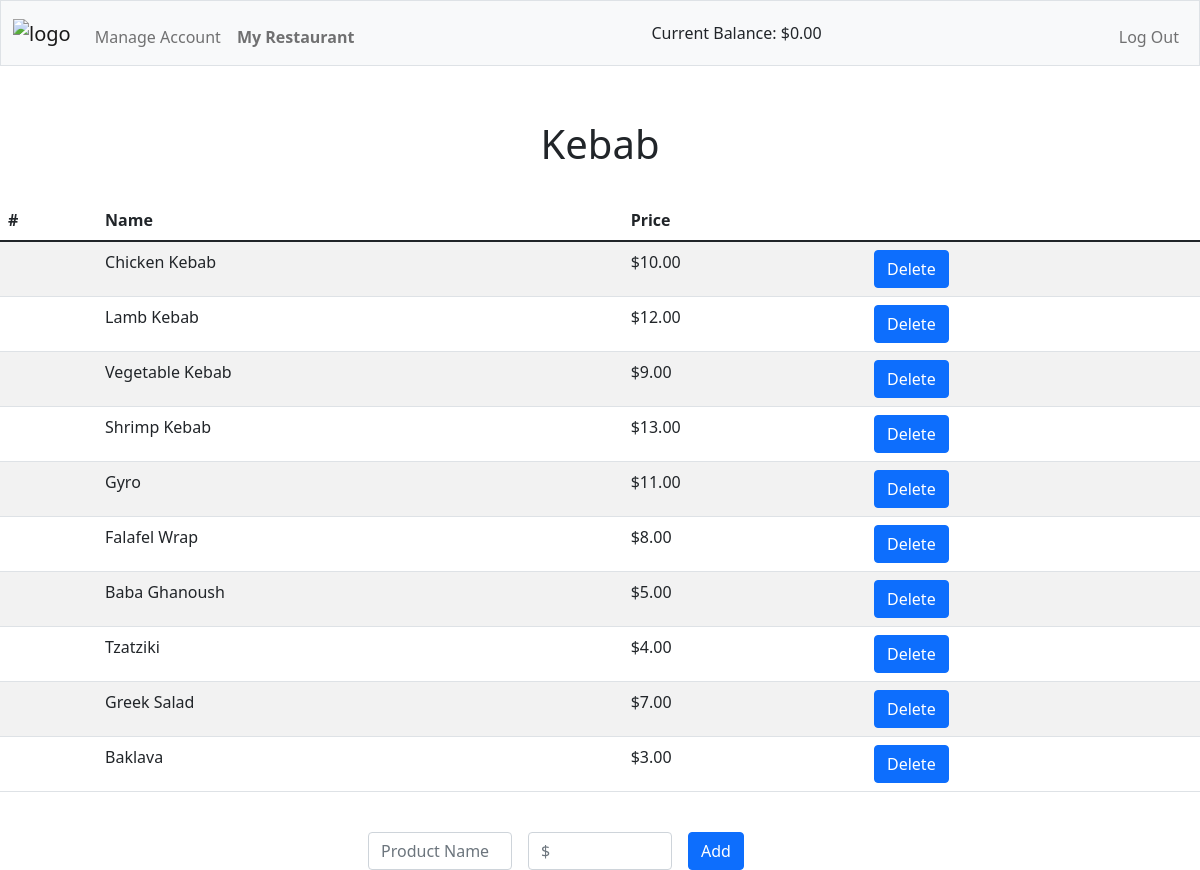
The app's page /restaurant (signed in) with its own data.
### tables this page shows
CREATE TABLE 'users' ('id' INTEGER PRIMARY KEY AUTOINCREMENT NOT NULL, 'username' TEXT, 'name' TEXT, 'surname' TEXT, 'email' TEXT, 'address' TEXT, 'hash' TEXT, 'cash' REAL DEFAULT 0 , 'status' TEXT DEFAULT 'user');

CREATE TABLE 'restaurant' ('id' INTEGER PRIMARY KEY AUTOINCREMENT NOT NULL, 'name' TEXT, 'description' TEXT, 'owner' TEXT);

CREATE TABLE 'products' ('id' INTEGER PRIMARY KEY AUTOINCREMENT NOT NULL, 'name' TEXT, 'price' REAL,'owner' TEXT);

### app.py (the view, shortened to what this page needs)
@app.route("/restaurant", methods=["GET", "POST"])
@login_required
def restaurant():
    if request.method == "GET":
        user_id = session["user_id"]
        user_name = db.execute("SELECT username FROM users WHERE id = ?", user_id)
        user_name = user_name[0]["username"]
        restaurant_name = db.execute("SELECT name FROM restaurant WHERE owner = ?", user_name)
        restaurant_name = restaurant_name[0]["name"]
        products = db.execute("SELECT name, price FROM products WHERE owner = ?", user_name)
        return render_template("restaurant.html", restaurant_name=restaurant_name, products=products)

### app.py (called while the page is built)
@app.after_request
def after_request(response):
    response.headers["Cache-Control"] = "no-cache, no-store, must-revalidate"
    response.headers["Expires"] = 0
    response.headers["Pragma"] = "no-cache"
    return response

@app.context_processor
def inject():
    user_id = session.get("user_id")
    current_person = db.execute("SELECT * FROM users WHERE id = ?", user_id)
    return dict(current_person=current_person, usd=usd)

### helpers.py (called while the page is built)
def login_required(f):
    @wraps(f)
    def decorated_function(*args, **kwargs):
        if session.get("user_id") is None:
            return redirect("/login")
        return f(*args, **kwargs)
    return decorated_function

def usd(value):
    return f"${value:,.2f}"

### templates/restaurant.html (shortened to what this page needs)
{% extends "layout.html" %}
{% block header %}
    {{ restaurant_name }}
{% endblock %}
{% block main %}
    {% if current_person[0]["status"] == "owner" %}
        <table class="table table-striped">
            <thead>
                <tr>
                    <th scope="col">#</th>
                    <th scope="col">Name</th>
                    <th scope="col">Price</th>
                    <th scope="col"></th>
                </tr>
            </thead>
            <tbody>
                {% for product in products %}
                    <tr>
                        <td></td>
                        <td>{{ product["name"] }}</td>
                        <td>{{ usd(product["price"]) }}</td>
                        <td>
                            <form action="/restaurant" method="post">
                                <button class="btn btn-primary" type="submit" name="action" value="Delete">Delete</button>
                            </form>
                        </td>
                    </tr>
                {% endfor %}
             </tbody>
        </table>
        <br>
        <div>
            <form class="row g-3" action="/restaurant" method="post">
                <div class="col-md-4">
                    <input autocomplete="off" class="form-control" name="product" placeholder="Product Name" type="text">
                </div>
                <div class="col-md-4">
                    <input autocomplete="off" class="form-control" name="price"  placeholder="$" type="number" min="1" step="0.01">
                </div>
                <div class="col-md-4">
                    <button class="btn btn-primary" type="submit" name="action" value="Add">Add</button>
                </div>
            </form>
        </div>
    {% else %}
        <div class="warning-text">
            <h1><b>You should not be here!!!</b></h1>
        </div>
    {% endif %}
{% endblock %}

### templates/layout.html (shortened to what this page needs)
<!DOCTYPE html>
<html lang="en">
    <head>
        <link href="https://cdn.jsdelivr.net/npm/bootstrap@5.1.3/dist/css/bootstrap.min.css" rel="stylesheet">
        <link href="static/styles.css" rel="stylesheet">
    </head>
    <body>
        <nav class="bg-light border navbar navbar-expand-md navbar-light">
            <div class="container-fluid">
                <a class="navbar-brand" href="/"><img src="static/food.png" alt="logo" width="50"></a>
                <div class="collapse navbar-collapse" id="navbar">
                    {% if session["user_id"] %}
                        <ul class="navbar-nav me-auto mt-2">
                            <li class="nav-item"><a class="nav-link" href="/manage">Manage Account</a></li>
                            {% if current_person[0]["status"] == "admin" %}
                                <li class="nav-item"><a class="nav-link" href="/requests"><b>Requests</b></a></li>
                            {% elif current_person[0]["status"] == "owner" %}
                                <li class="nav-item"><a class="nav-link" href="/restaurant"><b>My Restaurant</b></a></li>
                            {% else %}
                                <li class="nav-item"><a class="nav-link" href="/partnership"><b>Become Partner</b></a></li>
                            {% endif %}
                        </ul>
                        <div>
                            Current Balance: {{ usd(current_person[0]['cash']) }}
                        </div>
                        <ul class="navbar-nav ms-auto mt-2">
                            <li class="nav-item"><a class="nav-link" href="/logout">Log Out</a></li>
                        </ul>
                    {% else %}
                        <ul class="navbar-nav ms-auto mt-2">
                            <li class="nav-item"><a class="nav-link" href="/register">Register</a></li>
                            <li class="nav-item"><a class="nav-link" href="/login">Log In</a></li>
                        </ul>
                    {% endif %}
                </div>
            </div>
        </nav>
        <main class="main-content">
            <h1 class="header">{% block header %}{% endblock %}</h1>
            <br>
            {% block main %}{% endblock %}
        </main>
    </body>
</html>

### static/styles.css (style rules this page uses)
.row { margin-left: 30%; margin-right: 30%; }
.bg-light { overflow: hidden; background-color: #333; position: fixed; top: 0; width: 100%; z-index: 2; }
.main-content { margin-top: 120px; }
.header { text-align: center; }

### records on screen
users: cash "$0.00"
restaurant: name "Kebab"
products: name "Chicken Kebab", price "$10.00"
products: name "Lamb Kebab", price "$12.00"
products: name "Vegetable Kebab", price "$9.00"
products: name "Shrimp Kebab", price "$13.00"
products: name "Gyro", price "$11.00"
products: name "Falafel Wrap", price "$8.00"
products: name "Baba Ghanoush", price "$5.00"
products: name "Tzatziki", price "$4.00"
products: name "Greek Salad", price "$7.00"
products: name "Baklava", price "$3.00"
